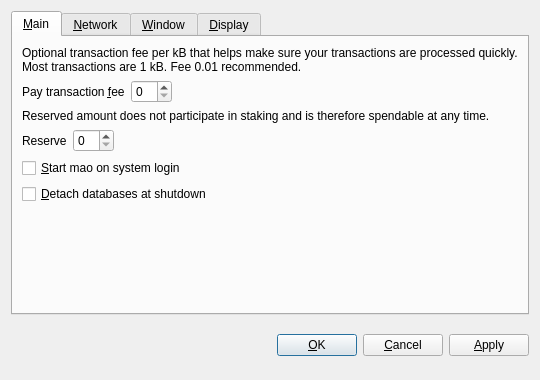
<?xml version="1.0" encoding="UTF-8"?>
<ui version="4.0">
 <class>OptionsDialog</class>
 <widget class="QDialog" name="OptionsDialog">
  <property name="geometry">
   <rect>
    <x>0</x>
    <y>0</y>
    <width>540</width>
    <height>380</height>
   </rect>
  </property>
  <property name="windowTitle">
   <string>Options</string>
  </property>
  <property name="modal">
   <bool>true</bool>
  </property>
  <layout class="QVBoxLayout" name="verticalLayout">
   <item>
    <widget class="QTabWidget" name="tabWidget">
     <property name="tabPosition">
      <enum>QTabWidget::North</enum>
     </property>
     <property name="currentIndex">
      <number>0</number>
     </property>
     <widget class="QWidget" name="tabMain">
      <attribute name="title">
       <string>&amp;Main</string>
      </attribute>
      <layout class="QVBoxLayout" name="verticalLayout_Main">
       <item>
        <widget class="QLabel" name="transactionFeeInfoLabel">
         <property name="text">
          <string>Optional transaction fee per kB that helps make sure your transactions are processed quickly. Most transactions are 1 kB. Fee 0.01 recommended.</string>
         </property>
         <property name="textFormat">
          <enum>Qt::PlainText</enum>
         </property>
         <property name="wordWrap">
          <bool>true</bool>
         </property>
        </widget>
       </item>
       <item>
        <layout class="QHBoxLayout" name="horizontalLayoutFee">
         <item>
          <widget class="QLabel" name="transactionFeeLabel">
           <property name="text">
            <string>Pay transaction &amp;fee</string>
           </property>
           <property name="textFormat">
            <enum>Qt::PlainText</enum>
           </property>
           <property name="buddy">
            <cstring>transactionFee</cstring>
           </property>
          </widget>
         </item>
         <item>
          <widget class="BitcoinAmountField" name="transactionFee"/>
         </item>
         <item>
          <spacer name="horizontalSpacerFee">
           <property name="orientation">
            <enum>Qt::Horizontal</enum>
           </property>
           <property name="sizeHint" stdset="0">
            <size>
             <width>40</width>
             <height>20</height>
            </size>
           </property>
          </spacer>
         </item>
        </layout>
       </item>
       <item>
        <widget class="QLabel" name="reserveBalanceInfoLabel">
         <property name="text">
          <string>Reserved amount does not participate in staking and is therefore spendable at any time.</string>
         </property>
         <property name="textFormat">
          <enum>Qt::PlainText</enum>
         </property>
         <property name="wordWrap">
          <bool>true</bool>
         </property>
        </widget>
       </item>
       <item>
        <layout class="QHBoxLayout" name="horizontalLayoutReserveBalance">
         <item>
          <widget class="QLabel" name="reserveBalanceLabel">
           <property name="text">
            <string>Reserve</string>
           </property>
           <property name="textFormat">
            <enum>Qt::PlainText</enum>
           </property>
           <property name="buddy">
            <cstring>reserveBalance</cstring>
           </property>
          </widget>
         </item>
         <item>
          <widget class="BitcoinAmountField" name="reserveBalance"/>
         </item>
         <item>
          <spacer name="horizontalSpacerReserveBalance">
           <property name="orientation">
            <enum>Qt::Horizontal</enum>
           </property>
           <property name="sizeHint" stdset="0">
            <size>
             <width>40</width>
             <height>20</height>
            </size>
           </property>
          </spacer>
         </item>
        </layout>
       </item>
       <item>
        <widget class="QCheckBox" name="bitcoinAtStartup">
         <property name="toolTip">
          <string>Automatically start mao after logging in to the system.</string>
         </property>
         <property name="text">
          <string>&amp;Start mao on system login</string>
         </property>
        </widget>
       </item>
       <item>
        <widget class="QCheckBox" name="detachDatabases">
         <property name="toolTip">
          <string>Detach block and address databases at shutdown. This means they can be moved to another data directory, but it slows down shutdown. The wallet is always detached.</string>
         </property>
         <property name="text">
          <string>&amp;Detach databases at shutdown</string>
         </property>
        </widget>
       </item>
       <item>
        <spacer name="verticalSpacer_Main">
         <property name="orientation">
          <enum>Qt::Vertical</enum>
         </property>
         <property name="sizeHint" stdset="0">
          <size>
           <width>20</width>
           <height>40</height>
          </size>
         </property>
        </spacer>
       </item>
      </layout>
     </widget>
     <widget class="QWidget" name="tabNetwork">
      <attribute name="title">
       <string>&amp;Network</string>
      </attribute>
      <layout class="QVBoxLayout" name="verticalLayout_Network">
       <item>
        <widget class="QCheckBox" name="mapPortUpnp">
         <property name="toolTip">
          <string>Automatically open the mao client port on the router. This only works when your router supports UPnP and it is enabled.</string>
         </property>
         <property name="text">
          <string>Map port using &amp;UPnP</string>
         </property>
        </widget>
       </item>
       <item>
        <widget class="QCheckBox" name="connectSocks">
         <property name="toolTip">
          <string>Connect to the mao network through a SOCKS proxy (e.g. when connecting through Tor).</string>
         </property>
         <property name="text">
          <string>&amp;Connect through SOCKS proxy:</string>
         </property>
        </widget>
       </item>
       <item>
        <layout class="QHBoxLayout" name="horizontalLayout_Network">
         <item>
          <widget class="QLabel" name="proxyIpLabel">
           <property name="text">
            <string>Proxy &amp;IP:</string>
           </property>
           <property name="textFormat">
            <enum>Qt::PlainText</enum>
           </property>
           <property name="buddy">
            <cstring>proxyIp</cstring>
           </property>
          </widget>
         </item>
         <item>
          <widget class="QValidatedLineEdit" name="proxyIp">
           <property name="maximumSize">
            <size>
             <width>140</width>
             <height>16777215</height>
            </size>
           </property>
           <property name="toolTip">
            <string>IP address of the proxy (e.g. 127.0.0.1)</string>
           </property>
          </widget>
         </item>
         <item>
          <widget class="QLabel" name="proxyPortLabel">
           <property name="text">
            <string>&amp;Port:</string>
           </property>
           <property name="textFormat">
            <enum>Qt::PlainText</enum>
           </property>
           <property name="buddy">
            <cstring>proxyPort</cstring>
           </property>
          </widget>
         </item>
         <item>
          <widget class="QLineEdit" name="proxyPort">
           <property name="maximumSize">
            <size>
             <width>55</width>
             <height>16777215</height>
            </size>
           </property>
           <property name="toolTip">
            <string>Port of the proxy (e.g. 9050)</string>
           </property>
          </widget>
         </item>
         <item>
          <widget class="QLabel" name="socksVersionLabel">
           <property name="text">
            <string>SOCKS &amp;Version:</string>
           </property>
           <property name="textFormat">
            <enum>Qt::PlainText</enum>
           </property>
           <property name="buddy">
            <cstring>socksVersion</cstring>
           </property>
          </widget>
         </item>
         <item>
          <widget class="QValueComboBox" name="socksVersion">
           <property name="toolTip">
            <string>SOCKS version of the proxy (e.g. 5)</string>
           </property>
          </widget>
         </item>
         <item>
          <spacer name="horizontalSpacer_Network">
           <property name="orientation">
            <enum>Qt::Horizontal</enum>
           </property>
           <property name="sizeHint" stdset="0">
            <size>
             <width>40</width>
             <height>20</height>
            </size>
           </property>
          </spacer>
         </item>
        </layout>
       </item>
       <item>
        <spacer name="verticalSpacer_Network">
         <property name="orientation">
          <enum>Qt::Vertical</enum>
         </property>
         <property name="sizeHint" stdset="0">
          <size>
           <width>20</width>
           <height>40</height>
          </size>
         </property>
        </spacer>
       </item>
      </layout>
     </widget>
     <widget class="QWidget" name="tabWindow">
      <attribute name="title">
       <string>&amp;Window</string>
      </attribute>
      <layout class="QVBoxLayout" name="verticalLayout_Window">
       <item>
        <widget class="QCheckBox" name="minimizeToTray">
         <property name="toolTip">
          <string>Show only a tray icon after minimizing the window.</string>
         </property>
         <property name="text">
          <string>&amp;Minimize to the tray instead of the taskbar</string>
         </property>
        </widget>
       </item>
       <item>
        <widget class="QCheckBox" name="minimizeOnClose">
         <property name="toolTip">
          <string>Minimize instead of exit the application when the window is closed. When this option is enabled, the application will be closed only after selecting Quit in the menu.</string>
         </property>
         <property name="text">
          <string>M&amp;inimize on close</string>
         </property>
        </widget>
       </item>
       <item>
        <spacer name="verticalSpacer_Window">
         <property name="orientation">
          <enum>Qt::Vertical</enum>
         </property>
         <property name="sizeHint" stdset="0">
          <size>
           <width>20</width>
           <height>40</height>
          </size>
         </property>
        </spacer>
       </item>
      </layout>
     </widget>
     <widget class="QWidget" name="tabDisplay">
      <attribute name="title">
       <string>&amp;Display</string>
      </attribute>
      <layout class="QVBoxLayout" name="verticalLayout_Display">
       <item>
        <layout class="QHBoxLayout" name="horizontalLayout_1_Display">
         <item>
          <widget class="QLabel" name="langLabel">
           <property name="text">
            <string>User Interface &amp;language:</string>
           </property>
           <property name="textFormat">
            <enum>Qt::PlainText</enum>
           </property>
           <property name="buddy">
            <cstring>lang</cstring>
           </property>
          </widget>
         </item>
         <item>
          <widget class="QValueComboBox" name="lang">
           <property name="toolTip">
            <string>The user interface language can be set here. This setting will take effect after restarting mao.</string>
           </property>
          </widget>
         </item>
        </layout>
       </item>
       <item>
        <layout class="QHBoxLayout" name="horizontalLayout_2_Display">
         <item>
          <widget class="QLabel" name="unitLabel">
           <property name="text">
            <string>&amp;Unit to show amounts in:</string>
           </property>
           <property name="textFormat">
            <enum>Qt::PlainText</enum>
           </property>
           <property name="buddy">
            <cstring>unit</cstring>
           </property>
          </widget>
         </item>
         <item>
          <widget class="QValueComboBox" name="unit">
           <property name="toolTip">
            <string>Choose the default subdivision unit to show in the interface and when sending coins.</string>
           </property>
          </widget>
         </item>
        </layout>
       </item>
       <item>
        <widget class="QCheckBox" name="displayAddresses">
         <property name="toolTip">
          <string>Whether to show mao addresses in the transaction list or not.</string>
         </property>
         <property name="text">
          <string>&amp;Display addresses in transaction list</string>
         </property>
        </widget>
       </item>
       <item>
        <widget class="QCheckBox" name="coinControlFeatures">
         <property name="toolTip">
          <string>Whether to show coin control features or not.</string>
         </property>
         <property name="text">
          <string>Display coin &amp;control features (experts only!)</string>
         </property>
        </widget>
       </item>
       <item>
        <spacer name="verticalSpacer_Display">
         <property name="orientation">
          <enum>Qt::Vertical</enum>
         </property>
         <property name="sizeHint" stdset="0">
          <size>
           <width>20</width>
           <height>40</height>
          </size>
         </property>
        </spacer>
       </item>
      </layout>
     </widget>
    </widget>
   </item>
   <item>
    <layout class="QHBoxLayout" name="horizontalLayout_Buttons">
     <item>
      <spacer name="horizontalSpacer_1">
       <property name="orientation">
        <enum>Qt::Horizontal</enum>
       </property>
       <property name="sizeHint" stdset="0">
        <size>
         <width>40</width>
         <height>48</height>
        </size>
       </property>
      </spacer>
     </item>
     <item>
      <widget class="QLabel" name="statusLabel">
       <property name="font">
        <font>
         <weight>75</weight>
         <bold>true</bold>
        </font>
       </property>
       <property name="text">
        <string/>
       </property>
       <property name="textFormat">
        <enum>Qt::PlainText</enum>
       </property>
       <property name="wordWrap">
        <bool>true</bool>
       </property>
      </widget>
     </item>
     <item>
      <spacer name="horizontalSpacer_2">
       <property name="orientation">
        <enum>Qt::Horizontal</enum>
       </property>
       <property name="sizeHint" stdset="0">
        <size>
         <width>40</width>
         <height>48</height>
        </size>
       </property>
      </spacer>
     </item>
     <item>
      <widget class="QPushButton" name="okButton">
       <property name="text">
        <string>&amp;OK</string>
       </property>
      </widget>
     </item>
     <item>
      <widget class="QPushButton" name="cancelButton">
       <property name="text">
        <string>&amp;Cancel</string>
       </property>
       <property name="autoDefault">
        <bool>false</bool>
       </property>
      </widget>
     </item>
     <item>
      <widget class="QPushButton" name="applyButton">
       <property name="text">
        <string>&amp;Apply</string>
       </property>
       <property name="autoDefault">
        <bool>false</bool>
       </property>
      </widget>
     </item>
    </layout>
   </item>
  </layout>
 </widget>
 <customwidgets>
  <customwidget>
   <class>BitcoinAmountField</class>
   <extends>QSpinBox</extends>
   <header>bitcoinamountfield.h</header>
  </customwidget>
  <customwidget>
   <class>QValueComboBox</class>
   <extends>QComboBox</extends>
   <header>qvaluecombobox.h</header>
  </customwidget>
  <customwidget>
   <class>QValidatedLineEdit</class>
   <extends>QLineEdit</extends>
   <header>qvalidatedlineedit.h</header>
  </customwidget>
 </customwidgets>
 <resources/>
 <connections/>
</ui>
